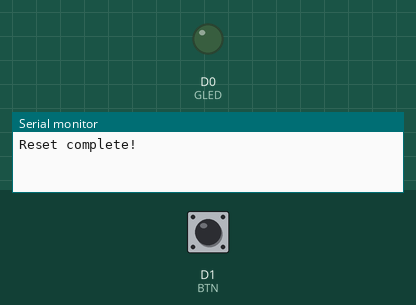
The sketch below on a simulated ESP8266 (NodeMCU). Parts: output pins drawn as LEDs (lit = HIGH), the last lines printed to the serial monitor. The inputs (shaded band) are chosen by the test bench; at power-on: D1 (BTN) LOW.

Above: at 1.2 s.
1.3 s: D1 (BTN) pulled HIGH for 0.15 s
At 2.4 s:
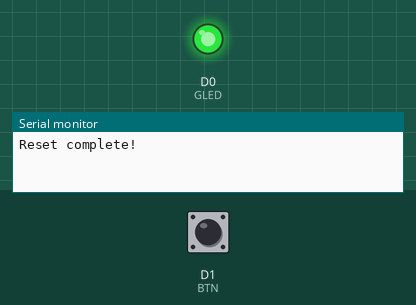
4.3 s: D1 (BTN) pulled HIGH for 3.2 s
At 8.3 s:
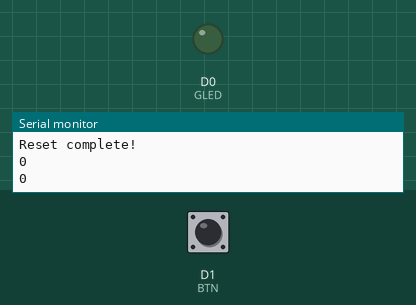
Timing chart, 0 to 9.8 s (numbered marks = the images above; inputs shaded):
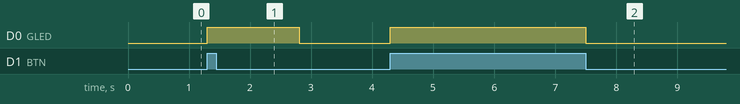

Measured:
- after the input at 1.3 s, D0 (GLED): LOW → HIGH at once, → LOW 1.5 s later
- after the input at 4.3 s, D0 (GLED): LOW → HIGH at once, → LOW 3.2 s later

The sketch:

barcodeTest.ino
```cpp
#include "SoftwareSerial.h"

#define GLED D0
#define BTN D1


bool flg_btn = 0;

SoftwareSerial GM65Serial(14,12);   // MCU(RX,TX) - (SCK,MISO)

void setup() {
  // put your setup code here, to run once:
  pinMode(BTN,INPUT);
  pinMode(GLED,OUTPUT);

  Serial.begin(9600);
  //Serial.begin(115200);
  GM65Serial.begin(9600);   // GM65-아두이노간 통신, 9600은 공장출하초기값(변경가능)

  Serial.println("Reset complete!");

  digitalWrite(GLED, LOW);
}


void loop()
{
  // put your main code here, to run repeatedly:

  #if 1
  int btnState = digitalRead(BTN);
  //Serial.println(btnState);
  #endif

  #if 1
  if (btnState == HIGH)
  {
    //Serial.println(btnState);
    digitalWrite(GLED, HIGH);
    if (flg_btn == 0)
    {
      // 바코드 리드명령
      BarcodeScan();
      flg_btn = 1;
    }
    else
    {
      //nono
    }
  }
  else
  {
    flg_btn = 0;
    digitalWrite(GLED, LOW);
  }
  #endif

}


void BarcodeScan()
{
  byte gm65Cmd[] = {0x7E, 0x00, 0x08, 0x01, 0x00, 0x02, 0x01, 0xAB, 0xCD};
  GM65Serial.write(gm65Cmd, sizeof(gm65Cmd));
  delay(500);

  // \n(Enter) 값들어오기 전까지 배열에 값 저장
  String barcode = GM65Serial.readStringUntil('\n');
  barcode = barcode.substring(7);
  Serial.println(barcode.length());
  Serial.println(barcode);

}
```
